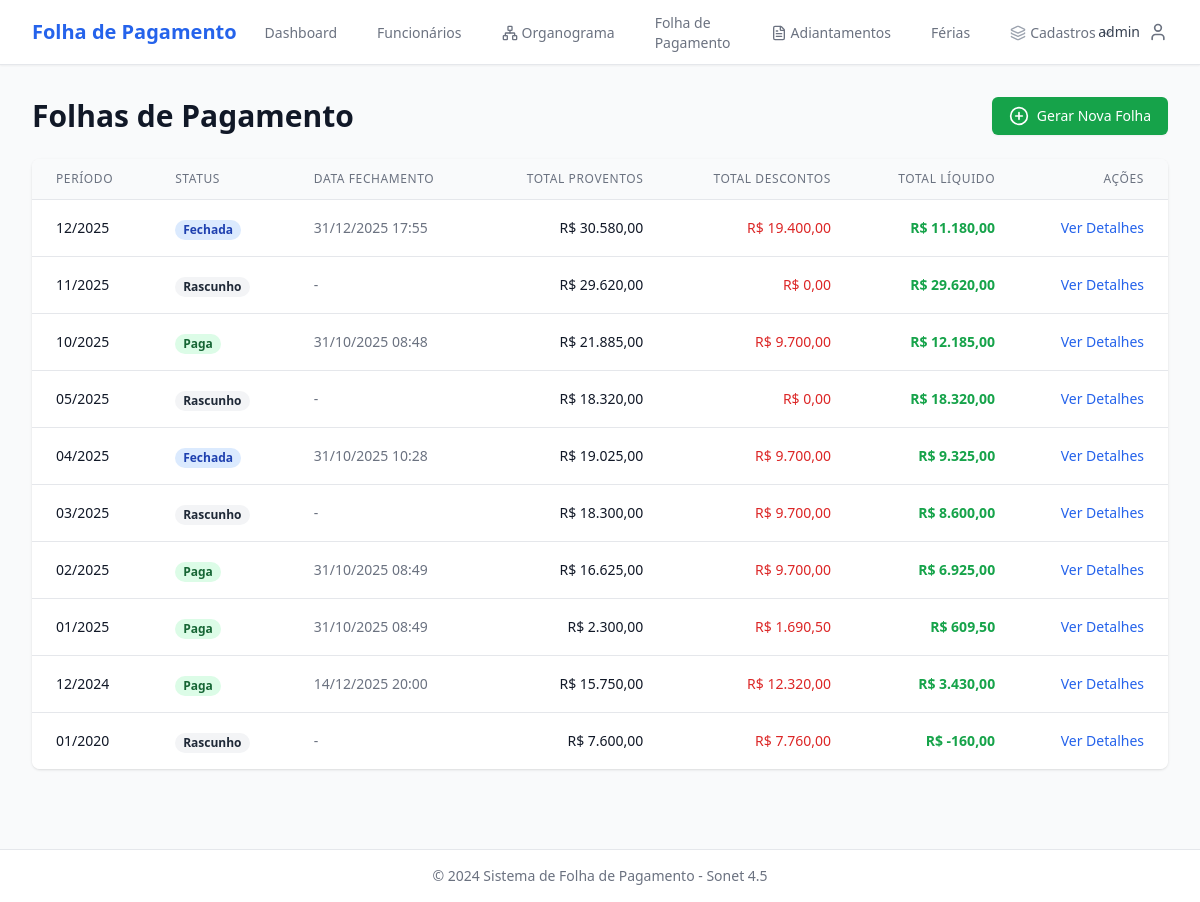
Page /folha/ (signed in) on the earlier database version.
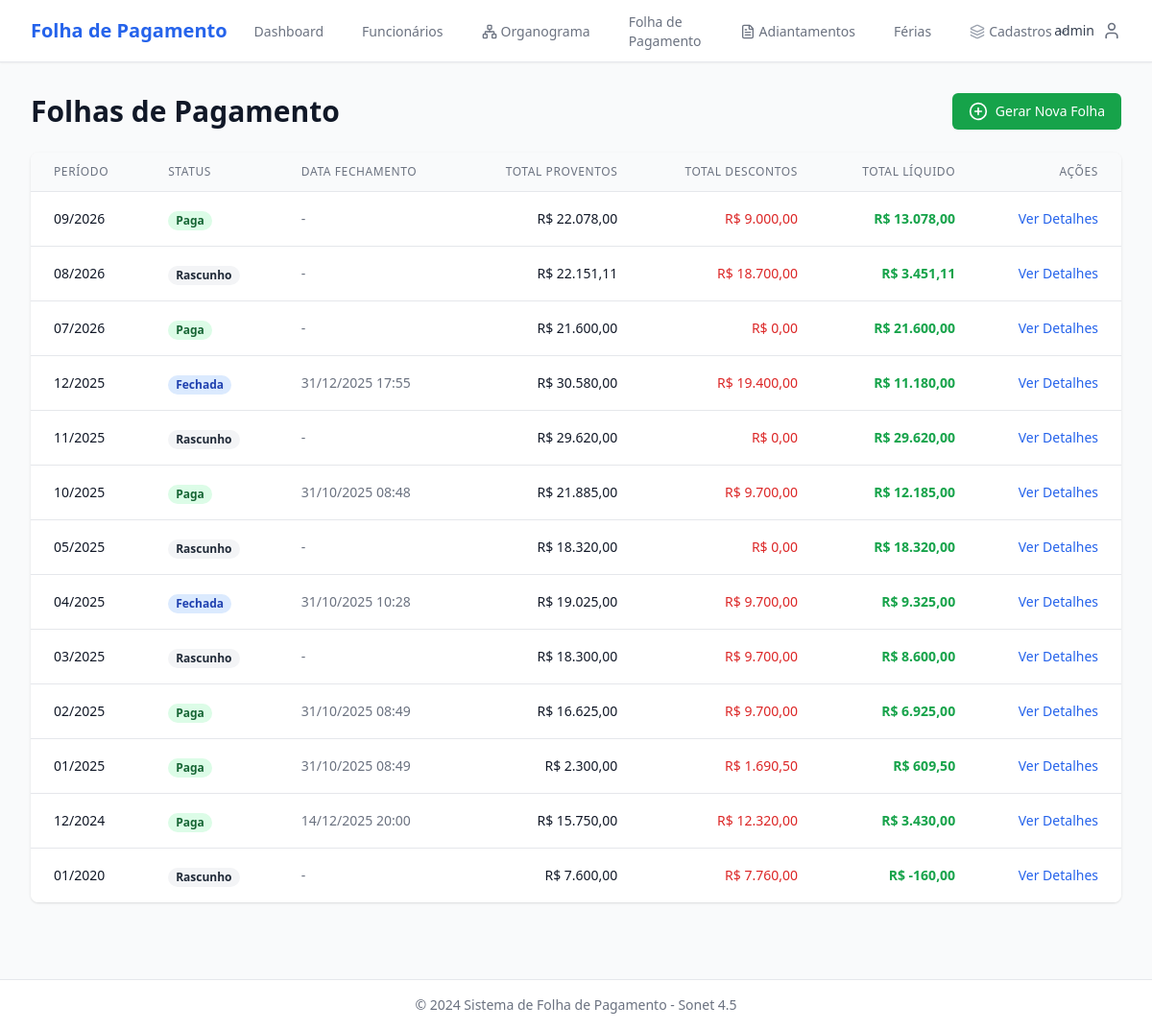
Same page on the later database version.
### folha/models.py (models this page shows, shortened)
class FolhaPagamento(TimeStampedModel):
    STATUS_CHOICES = [
        ('R', 'Rascunho'),
        ('F', 'Fechada'),
        ('P', 'Paga'),
        ('C', 'Cancelada'),
    ]
    mes = models.IntegerField('Mês', validators=[MinValueValidator(1)])
    ano = models.IntegerField('Ano', validators=[MinValueValidator(2000)])
    data_fechamento = models.DateTimeField('Data de Fechamento', null=True, blank=True)
    status = models.CharField('Status', max_length=1, choices=STATUS_CHOICES, default='R')
    contratos_ativos = models.ManyToManyField(
        Contrato,
        verbose_name='Contratos Ativos',
        related_name='folhas',
        blank=True
    )
    observacoes = models.TextField('Observações', blank=True)
    class Meta:
        verbose_name = 'Folha de Pagamento'
        verbose_name_plural = 'Folhas de Pagamento'
        ordering = ['-ano', '-mes']
        unique_together = ['mes', 'ano']
    @property
    def periodo_referencia(self):
        return f"{self.mes:02d}/{self.ano}"
    @property
    def total_proventos(self):
        total = self.itens.filter(
            provento_desconto__tipo='P'
        ).aggregate(total=Sum('valor_lancado'))['total'] or Decimal('0.00')
        return total
    @property
    def total_descontos(self):
        total = self.itens.filter(
            provento_desconto__tipo='D'
        ).aggregate(total=Sum('valor_lancado'))['total'] or Decimal('0.00')
        return total
    @property
    def total_liquido(self):
        return self.total_proventos - self.total_descontos

### folha/views.py (the view)
# urls.py: path('', views.folha_list, name='list'),
@login_required
def folha_list(request):
    folhas = FolhaPagamento.objects.all().order_by('-ano', '-mes')
    context = {
        'folhas': folhas,
    }
    return render(request, 'folha/folha_list.html', context)

### templates/folha/folha_list.html (shortened to what the changed rows need)
{% extends 'base.html' %}
{% block content %}
<div class="space-y-6">
    <div class="flex justify-between items-center">
        <h1 class="text-3xl font-bold text-gray-900">Folhas de Pagamento</h1>
    </div>
    <div class="bg-white shadow rounded-lg overflow-hidden">
        <table class="min-w-full divide-y divide-gray-200">
            <thead class="bg-gray-50">
                <tr>
                    <th class="px-6 py-3 text-left text-xs font-medium text-gray-500 uppercase tracking-wider">Período</th>
                    <th class="px-6 py-3 text-left text-xs font-medium text-gray-500 uppercase tracking-wider">Status</th>
                    <th class="px-6 py-3 text-left text-xs font-medium text-gray-500 uppercase tracking-wider">Data Fechamento</th>
                    <th class="px-6 py-3 text-right text-xs font-medium text-gray-500 uppercase tracking-wider">Total Proventos</th>
                    <th class="px-6 py-3 text-right text-xs font-medium text-gray-500 uppercase tracking-wider">Total Descontos</th>
                    <th class="px-6 py-3 text-right text-xs font-medium text-gray-500 uppercase tracking-wider">Total Líquido</th>
                    <th class="px-6 py-3 text-right text-xs font-medium text-gray-500 uppercase tracking-wider">Ações</th>
                </tr>
            </thead>
            <tbody class="bg-white divide-y divide-gray-200">
                {% for folha in folhas %}
                <tr class="hover:bg-gray-50">
                    <td class="px-6 py-4 whitespace-nowrap">
                        <div class="text-sm font-medium text-gray-900">{{ folha.periodo_referencia }}</div>
                    </td>
                    <td class="px-6 py-4 whitespace-nowrap">
                        {% if folha.status == 'R' %}
                            <span class="px-2 inline-flex text-xs leading-5 font-semibold rounded-full bg-gray-100 text-gray-800">Rascunho</span>
                        {% elif folha.status == 'F' %}
                            <span class="px-2 inline-flex text-xs leading-5 font-semibold rounded-full bg-blue-100 text-blue-800">Fechada</span>
                        {% elif folha.status == 'P' %}
                            <span class="px-2 inline-flex text-xs leading-5 font-semibold rounded-full bg-green-100 text-green-800">Paga</span>
                        {% else %}
                            <span class="px-2 inline-flex text-xs leading-5 font-semibold rounded-full bg-red-100 text-red-800">Cancelada</span>
                        {% endif %}
                    </td>
                    <td class="px-6 py-4 whitespace-nowrap text-sm text-gray-500">
                        {{ folha.data_fechamento|date:"d/m/Y H:i"|default:"-" }}
                    </td>
                    <td class="px-6 py-4 whitespace-nowrap text-sm text-right text-gray-900 font-medium">
                        R$ {{ folha.total_proventos|floatformat:2 }}
                    </td>
                    <td class="px-6 py-4 whitespace-nowrap text-sm text-right text-red-600 font-medium">
                        R$ {{ folha.total_descontos|floatformat:2 }}
                    </td>
                    <td class="px-6 py-4 whitespace-nowrap text-sm text-right text-green-600 font-bold">
                        R$ {{ folha.total_liquido|floatformat:2 }}
                    </td>
                    <td class="px-6 py-4 whitespace-nowrap text-right text-sm font-medium">
                        <a href="{% url 'folha:detail' folha.pk %}" class="text-blue-600 hover:text-blue-900">Ver Detalhes</a>
                    </td>
                </tr>
                {% empty %}
                <tr>
                    <td colspan="7" class="px-6 py-4 text-center text-sm text-gray-500">Nenhuma folha de pagamento encontrada.</td>
                </tr>
                {% endfor %}
            </tbody>
        </table>
    </div>
</div>
{% endblock %}

Differences in the rows shown:
added FolhaPagamento: periodo_referencia "09/2026", status "Paga", data_fechamento "-", total_proventos "22.078,00", total_descontos "9.000,00", total_liquido "13.078,00"
added FolhaPagamento: periodo_referencia "08/2026", status "Rascunho", data_fechamento "-", total_proventos "22.151,11", total_descontos "18.700,00", total_liquido "3.451,11"
added FolhaPagamento: periodo_referencia "07/2026", status "Paga", data_fechamento "-", total_proventos "21.600,00", total_descontos "0,00", total_liquido "21.600,00"
